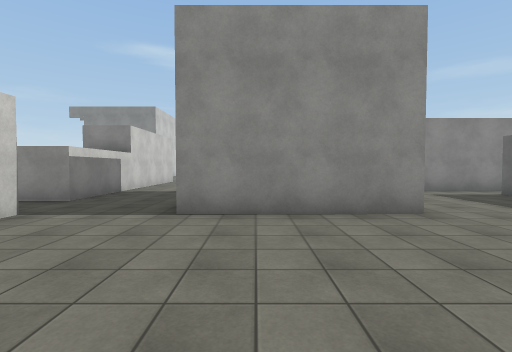
[1] (above)

18 first-person views from a walk through a scene from a Unity 3-D project. The camera is 1.5 m above the floor, tilts 2° down and sees 85° across. The floor is counted in squares, 2 m on a side. Each view is taken from the middle of a square. On the plan, view 1 faces up. The plan holds only what a view shows up to about 10 squares ahead; the rest is blank. The place goes on beyond the plan. The player character is not drawn. Surface patterns are stand-ins for the level's own textures.

[2]
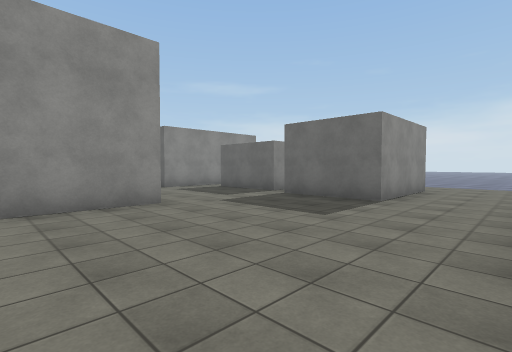

[3]
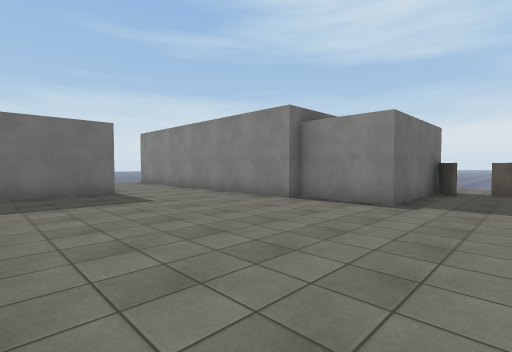

[4]
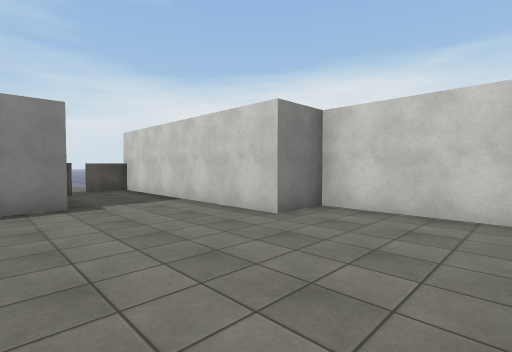

[5]
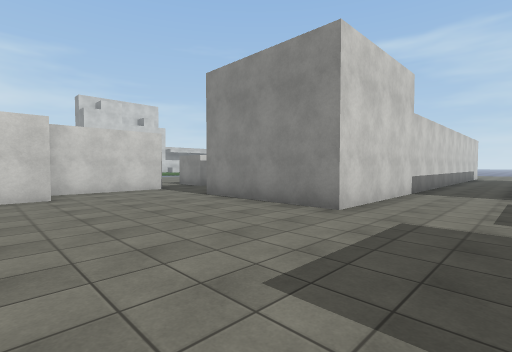

[6]
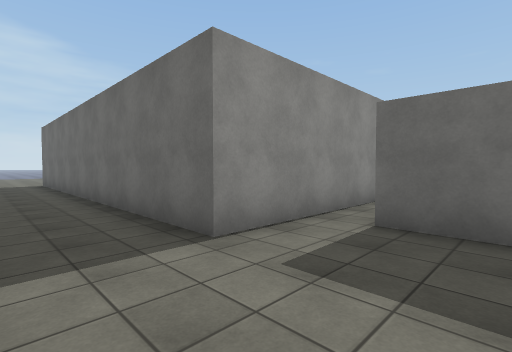

[7]
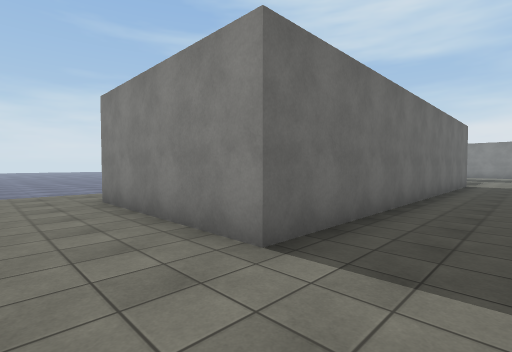

[8]
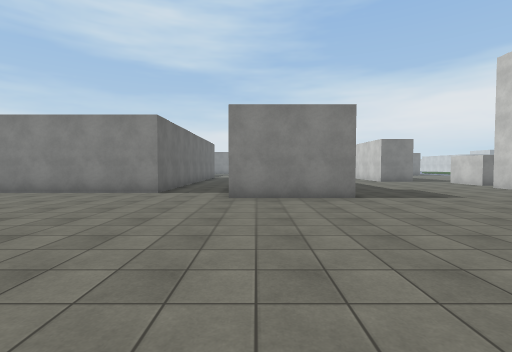

[9]
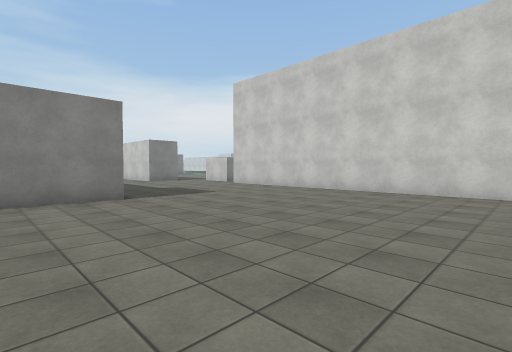

[10]
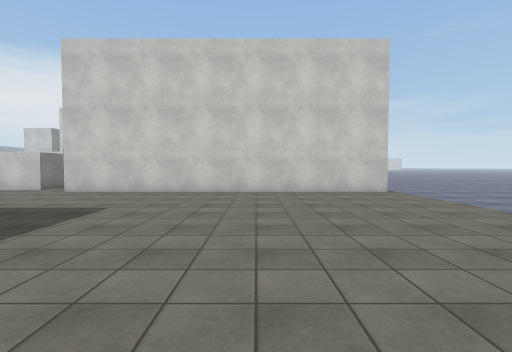

[11]
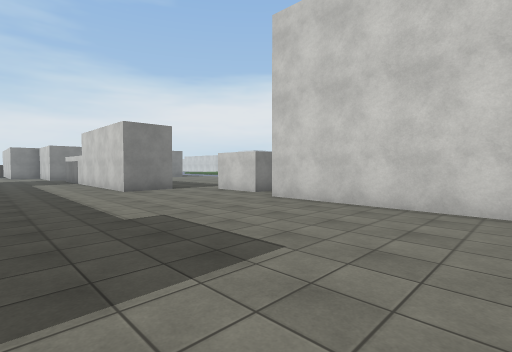

[12]
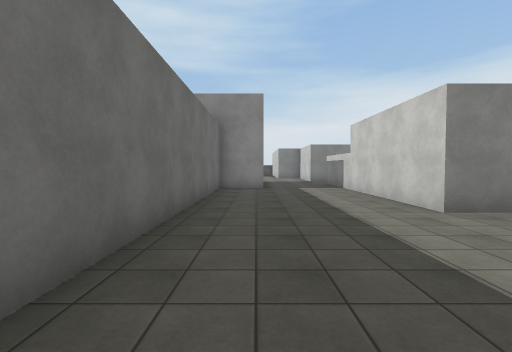

[13]
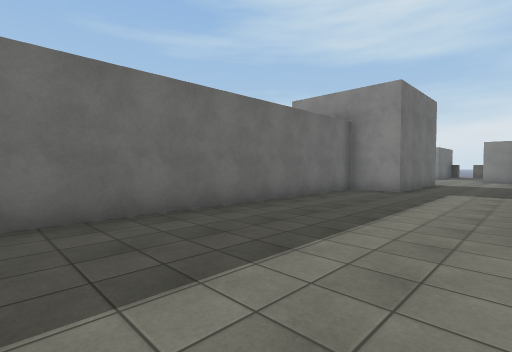

[14]
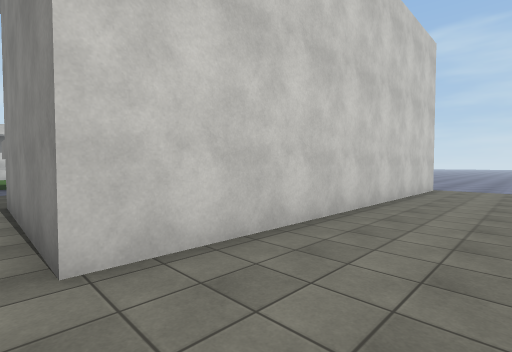

[15]
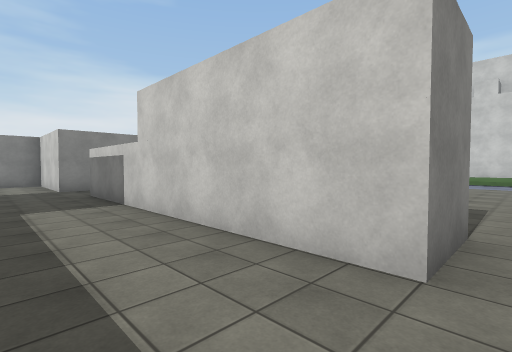

[16]
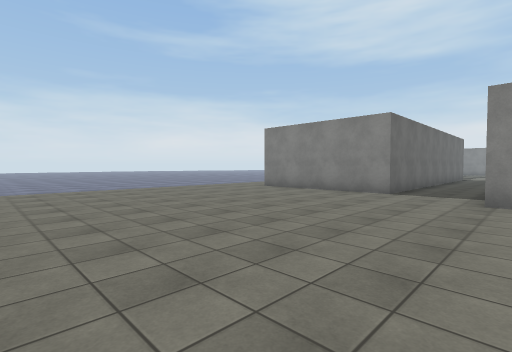

[17]
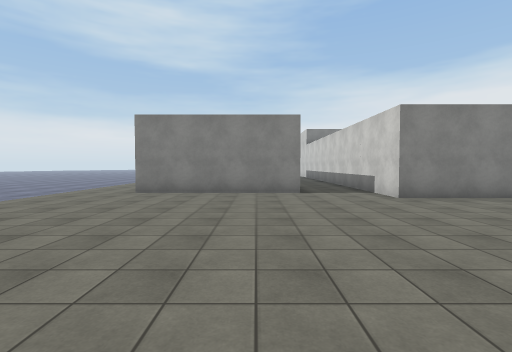

[18]
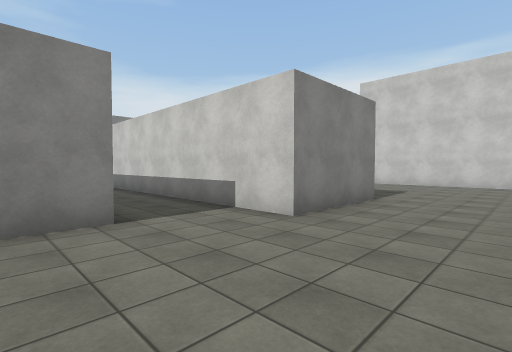

### Floor plan
Key: @ floor where view 1 was taken; # wall or solid block; . floor; B building.
Columns run from 12 left of view 1 to 8 right of it. Each row starts with its distance up from view 1.
 27       ...............
 26      B...............
 25      B...............
 24      B...............
 23      B...............
 22      B...............
 21      B...............
 20      B......###......
 19      B......  #..####
 18   BBBB......  #..#
 17   ...........##..#
 16     ##.......##..#
 15      #.......##..#
 14 .............##..#
 13 .......##....##..#
 12         #....##..#
 11         #....##..#
 10         #....##..#
  9         #....##..####
  8         #..####......
  7         #..#  #....#
  6        ##..#  #....#
  5        ....####....#
  4       BBB..........#
  3         B..........#
  2         B..........##
  1         BB...........
  0          B..@........
 -1          B...........
 -2          B..BBBBBBBB
 -3          B..B B
 -4          B..B
 -5           #.B

Where each view was taken, in squares from view 1:
view 1: 0 up, 0 right, facing up
view 2: 1 down, 0 right, facing up-right
view 3: 4 up, 2 left, facing down-right
view 4: 4 up, 1 right, facing down-left
view 5: 0 up, 5 right, facing up-left
view 6: 6 up, 3 right, facing up-right
view 7: 21 up, 3 right, facing down-right
view 8: 27 up, 2 right, facing down
view 9: 27 up, 2 right, facing down-left
view 10: 23 up, 2 right, facing left
view 11: 22 up, 1 left, facing down-left
view 12: 18 up, 1 left, facing down
view 13: 17 up, 4 left, facing down-right
view 14: 17 up, 4 left, facing up-left
view 15: 14 up, 2 left, facing down-left
view 16: 27 up, 2 right, facing down-right
view 17: 27 up, 6 right, facing down
view 18: 23 up, 6 right, facing down-left
